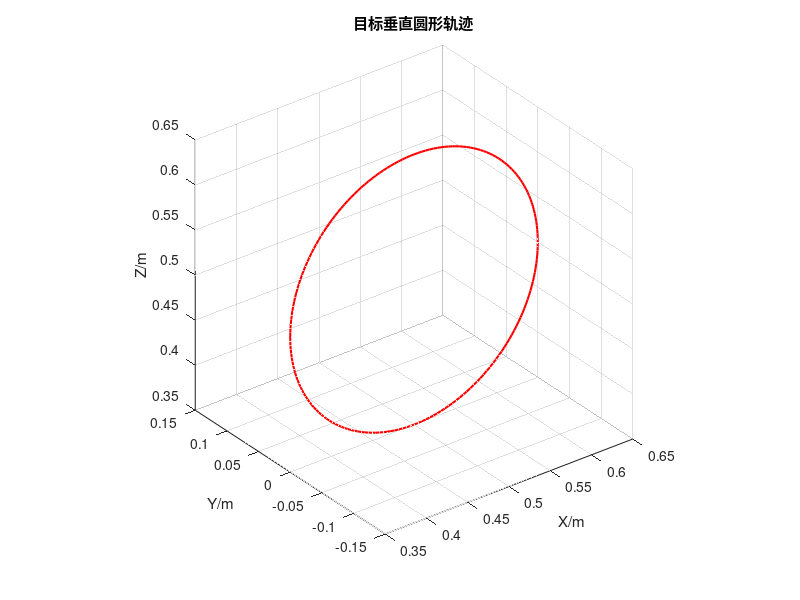

Write the MATLAB code that produced this figure. (Note: this script raises an error after producing the figure.)
%% 实验3：Puma560逆运动学轨迹仿真
% 适配：MATLAB 2018a + Peter Corke Robotics Toolbox 9.x
clc;                  % 清空命令行窗口
clear;                % 清空工作区所有变量
close all;            % 关闭所有绘图窗口
%% ===================== 1. 定义【垂直圆形】轨迹（仅修改这里！） =====================
N = (0:0.5:100)';     % 生成轨迹采样点序列，步长0.5
center = [0.5 0 0.5]; % 垂直圆圆心坐标(X,Y,Z)，抬高Z避免碰撞
radius = 0.15;         % 垂直圆半径
theta = ( N / N(end) ) * 2*pi;  % 计算轨迹角度，范围0~2π

% ? 核心修改：垂直圆（XZ平面）Y固定，X和Z变化
points = ( center + radius*[cos(theta) zeros(size(theta)) sin(theta)] )';  

% 绘制目标轨迹
figure('Name','目标轨迹');  % 新建图形窗口
plot3(points(1,:), points(2,:), points(3,:), 'r', 'LineWidth',1.5);  % 绘制3D圆形轨迹
hold on;              % 保持绘图窗口
grid on;              % 显示网格
axis equal;           % 坐标轴等比例显示
view(3);              % 切换3D视角
xlabel('X/m');        % X轴标签
ylabel('Y/m');        % Y轴标签
zlabel('Z/m');        % Z轴标签
title('目标垂直圆形轨迹'); % 图形标题

%% ===================== 2. 加载Puma560机器人模型 =====================
mdl_puma560;          % 调用工具箱，加载Puma560机械臂模型
disp('Puma560机械臂模型加载完成！');  % 命令行打印提示信息

%% ===================== 3. 逆运动学求解 =====================
q = zeros(length(theta), 6);  % 初始化6关节角度矩阵
q0 = qz;                      % 设置机械臂初始关节角（零位姿态）

for i = 1:length(theta)       % 循环遍历所有轨迹点
    T = transl(points(:,i)) * trotz(0);  % 构建末端位姿矩阵(位置+姿态)
    % 逆运动学求解，获取当前轨迹点的关节角
    q(i,:) = p560.ikine(T, q0, 'mask', [1 1 1 0 0 0], 'ilimit', 1500, 'tol', 1e-6);  
    q0 = q(i,:);              % 更新初始关节角，保证运动平滑
end
disp('逆运动学求解完成！');   % 命令行打印提示信息

%% ===================== 4. 正运动学验证 =====================
actual_points = zeros(3, length(theta));  % 初始化实际轨迹坐标矩阵
for i = 1:length(theta)                   % 循环遍历所有关节角
    T_actual = p560.fkine(q(i,:));         % 正运动学计算末端位姿
    actual_points(:,i) = transl(T_actual); % 提取实际轨迹坐标
end

% 轨迹对比绘图
figure('Name','轨迹对比');  % 新建图形窗口
plot3(points(1,:), points(2,:), points(3,:), 'g--', 'LineWidth',1.5); hold on; % 绘制目标轨迹
plot3(actual_points(1,:), actual_points(2,:), actual_points(3,:), 'b', 'LineWidth',1.5); % 绘制实际轨迹
grid on; axis equal; view(3); % 网格、等比例、3D视角
xlabel('X/m'); ylabel('Y/m'); zlabel('Z/m'); % 坐标轴标签
legend('目标轨迹','实际轨迹','Location','best'); % 图例
title('目标轨迹与机械臂实际末端轨迹对比'); % 标题

%% ===================== 5. 机械臂运动动画 =====================
figure('Name','Puma560轨迹仿真'); % 新建动画窗口
plot3(points(1,:), points(2,:), points(3,:), 'r--', 'LineWidth',1.5); hold on; % 绘制目标轨迹
grid on; axis equal; view(3); % 网格、等比例、3D视角
xlabel('X/m'); ylabel('Y/m'); zlabel('Z/m'); % 坐标轴标签
title('Puma560跟踪垂直圆形轨迹仿真'); % 标题
p560.plot(q, 'trail', 'b', 'delay', 0.02); % 播放机械臂运动动画
